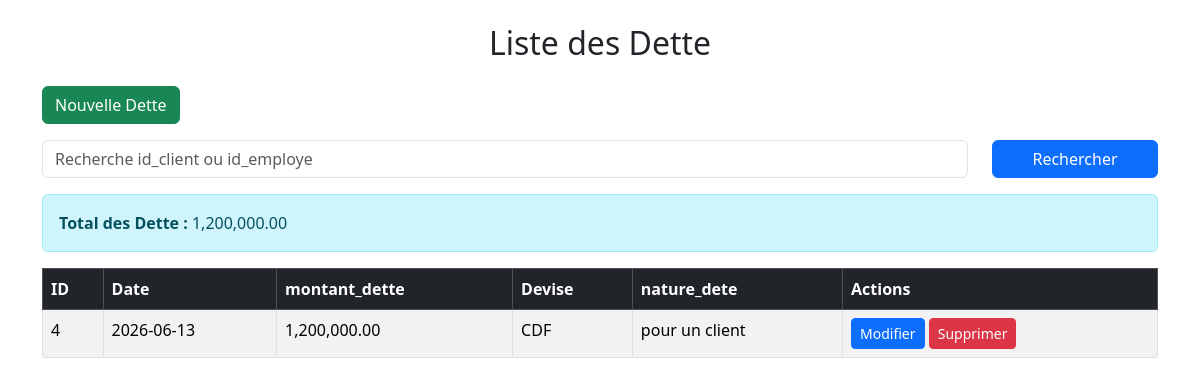
The page /dette/liste.php on the database its author committed.
### tables this page shows
CREATE TABLE IF NOT EXISTS `dette` (
  `id_dette` int(11) NOT NULL AUTO_INCREMENT,
  `date` date DEFAULT NULL,
  `montant_dette` decimal(10,2) DEFAULT NULL,
  `devise` text,
  `nature_dete` varchar(250) DEFAULT NULL,
  `id_client` int(11) DEFAULT NULL,
  `id_employe` int(11) DEFAULT NULL,
  PRIMARY KEY (`id_dette`),
  KEY `id_client` (`id_client`),
  KEY `id_employe` (`id_employe`)
);

### dette/liste.php (the view, shortened to what this page needs)
<?php
$serveur = "localhost";
$utilisateur = "root";
$motdepasse = "";
$base = "cici";
$conn = mysqli_connect($serveur, $utilisateur, $motdepasse, $base);
mysqli_set_charset($conn, "utf8");
$recherche = "";
$sql = "SELECT * FROM dette
        WHERE id_client LIKE '%$recherche%'
        OR id_employe LIKE '%$recherche%'
        ORDER BY id_dette DESC";
$result = mysqli_query($conn, $sql);
$total = mysqli_query($conn,"
SELECT SUM(montant_dette) AS total_dette
FROM dette
");
$somme = mysqli_fetch_assoc($total);
?>
<!DOCTYPE html>
<html lang="fr">
<head>
<link rel="stylesheet"
href="https://cdn.jsdelivr.net/npm/bootstrap@5.3.3/dist/css/bootstrap.min.css">
</head>
<body>
<div class="container mt-4">
<h2 class="text-center mb-4">
Liste des Dette
</h2>
<div class="mb-3">
<a href="index.php" class="btn btn-success">
Nouvelle Dette
</a>
</div>
<form method="GET" class="mb-3">
<div class="row">
<div class="col-md-10">
<input type="text"
name="recherche"
class="form-control"
placeholder="Recherche id_client ou id_employe"
value="<?php echo $recherche; ?>">
</div>
<div class="col-md-2">
<button class="btn btn-primary w-100">
Rechercher
</button>
</div>
</div>
</form>
<div class="alert alert-info">
<strong>Total des Dette :</strong>
<?php echo number_format($somme['total_dette'],2); ?>
</div>
<div class="table-responsive">
<table class="table table-bordered table-striped table-hover">
<thead class="table-dark">
<tr>
<th>ID</th>
<th>Date</th>
<th>montant_dette</th>
<th>Devise</th>
<th>nature_dete</th>
<th>Actions</th>
</tr>
</thead>
<tbody>
<?php
while($row=mysqli_fetch_assoc($result))
{
?>
<tr>
<td><?php echo $row['id_dette']; ?></td>
<td><?php echo $row['date']; ?></td>
<td><?php echo number_format($row['montant_dette'],2); ?></td>
<td><?php echo $row['devise']; ?></td>
<td><?php echo $row['nature_dete']; ?></td>
<td>
<a href="modifier.php?id=<?php echo $row['id_dette']; ?>"
class="btn btn-primary btn-sm">
Modifier
</a>
<a href="suprimer.php?id=<?php echo $row['id_dette']; ?>"
class="btn btn-danger btn-sm"
onclick="return confirm('Voulez-vous vraiment supprimer cette dépense ?');">
Supprimer
</a>
</td>
</tr>
<?php
}
?>
</tbody>
</table>
</div>
</div>
</body>
</html>

### rows shown on the page
dette: id_dette "4", date "2026-06-13", montant_dette "1,200,000.00", devise "CDF", nature_dete "pour un client"

### other values the page prints
$somme['total_dette'] "1,200,000.00"
